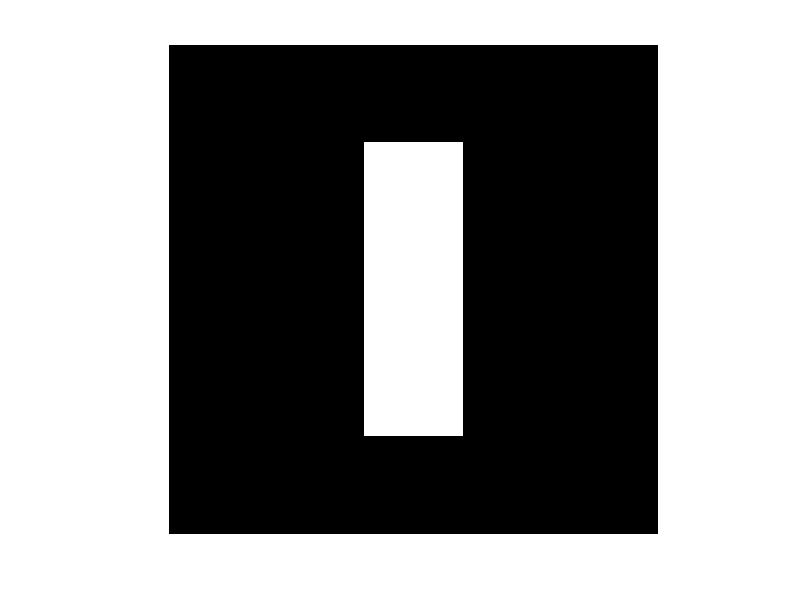

The MATLAB script that drew this image: (Note: this script raises an error after producing the figure.)
%% 生成亮度图
image = zeros(500, 500);

% 定义亮块的位置和大小
% 例如，我们可以在图像中心放一个100x100的亮块
blockSize = 100; % 亮块的大小
xCenter = 250; % 亮块中心的x坐标
yCenter = 250; % 亮块中心的y坐标

% 计算亮块的左上角和右下角坐标
x1 = xCenter - blockSize / 2;
y1 = yCenter - 3*blockSize / 2;
x2 = xCenter + blockSize / 2;
y2 = yCenter + 3*blockSize / 2;
% 将亮块区域设置为255
image(y1:y2, x1:x2) = 255;
% 显示图像
imshow(image, []);
% 保存图像
imwrite(image, '数据/sy2_亮度图.jpg');
%% 亮度图进行二维傅里叶变换，同屏显示原图f 和其傅里叶变换幅度谱图
grayImage = imread('数据/sy2_亮度图.jpg');
% 进行二维傅里叶变换
fftImage = fft2(double(grayImage));

% 将零频率分量移动到频谱中心
fftShift = fftshift(fftImage);

% 计算幅度谱并进行对数变换以增强显示效果
amplitudeSpectrum = log(1 + abs(fftShift));

% 显示原始图像和幅度谱图
figure;
subplot(1, 2, 1);
imshow(grayImage);
title('原始图像');

subplot(1, 2, 2);
imshow(amplitudeSpectrum, []);
title('傅里叶变换幅度谱图');
%% 令f1(x,y)=（-1)^(x+y)* img(x,y)，重复以上过程，比较二者幅度谱的异同
image = zeros(500, 500);
blockSize = 100; % 亮块的大小
xCenter = 250; % 亮块中心的x坐标
yCenter = 250; % 亮块中心的y坐标
x1 = xCenter - blockSize / 2;
y1 = yCenter - 3*blockSize / 2;
x2 = xCenter + blockSize / 2;
y2 = yCenter + 3*blockSize / 2;
image(y1:y2, x1:x2) = 255;

for x = 1:500
    for y = 1:500
        image(x, y) = (-1)^(x + y) * image(x, y);
    end
end
imwrite(image, '数据/sy2_亮度图2.jpg');

fftImage = fft2(double(image));
fftShift = fftshift(fftImage);
amplitudeSpectrum = log(1 + abs(fftShift));

figure;
subplot(1, 2, 1);
imshow(image);
title('原始图像');

subplot(1, 2, 2);
imshow(amplitudeSpectrum, []);
title('傅里叶变换幅度谱图');

%% 若将f1(x,y)顺时针旋转45 度得到f2(x,y)，试求出并显示f2(x,y)的傅里叶幅度谱
% 读取图像
grayImage = imread('数据/sy2_亮度图2.jpg');
% 顺时针旋转图像45度
rotatedImage = imrotate(grayImage, -45);
% 保存旋转后的图像
imwrite(rotatedImage, '数据/sy2_亮度图2_rotate.jpg');
% 进行二维傅里叶变换
fftImage = fft2(double(rotatedImage));
% 将零频率分量移动到频谱中心
fftShift = fftshift(fftImage);
% 计算幅度谱并进行对数变换以增强显示效果
amplitudeSpectrum = log(1 + abs(fftShift));

% 显示幅度谱图
figure;
imshow(amplitudeSpectrum, []);
title('F2.jpg的傅里叶变换幅度谱图');
